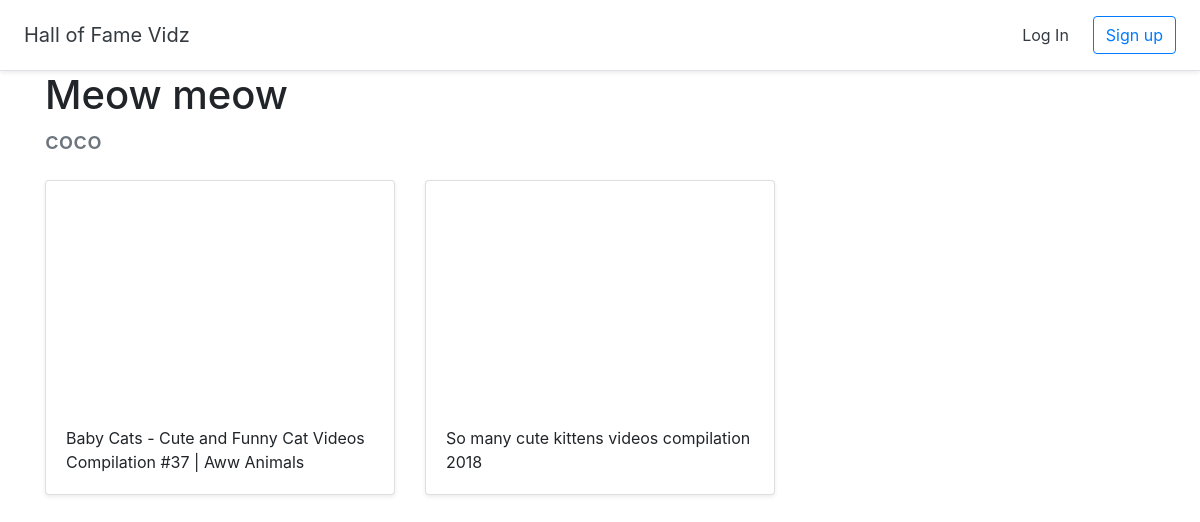
Page /halloffame/1 on the earlier database version.
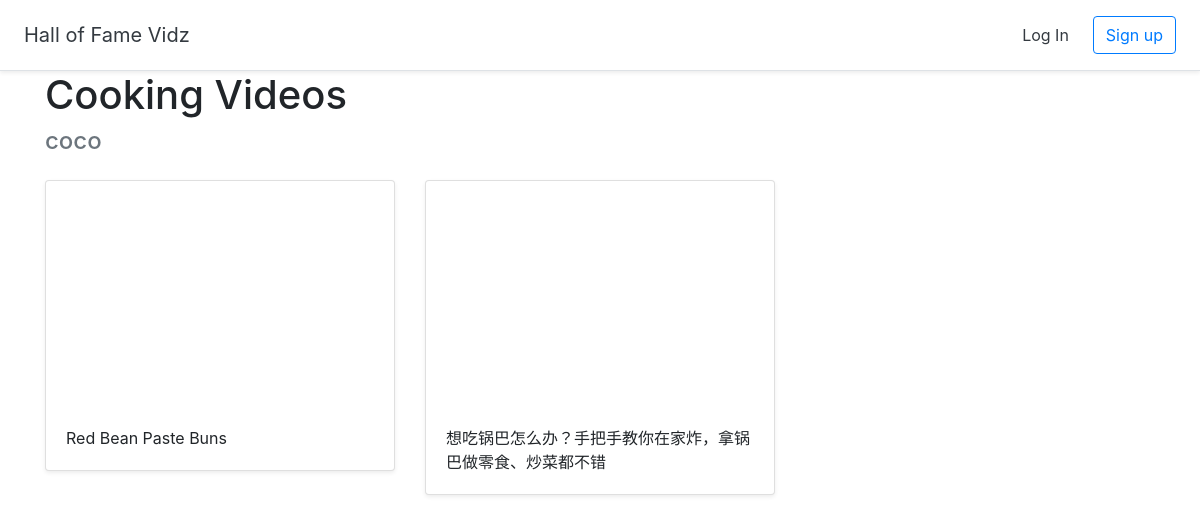
Same page on the later database version.
### halls/models.py (models this page shows, shortened)
class Hall(models.Model):
    title = models.CharField(max_length=255)
    user = models.ForeignKey(User, on_delete=models.CASCADE)

class Video(models.Model):
    title = models.CharField(max_length=255)
    url = models.URLField()
    youtube_id = models.CharField(max_length=255)
    hall = models.ForeignKey(Hall, on_delete=models.CASCADE)

### halls/views.py (the view)
# urls.py: path('halloffame/<int:pk>', views.DetailHall.as_view(), name='detail_hall'),
class DetailHall(generic.DetailView):
    model = Hall
    template_name = 'halls/detail_hall.html'

### halls/templates/halls/detail_hall.html (shortened to what this page needs)
{% extends 'halls/base.html' %}
{% block content %}
<div class="container">
<h1>{{ hall.title }}</h1>
<h4 class="text-muted">{{ hall.user.username }}</h4>
    <div class="row">
        {% for video in hall.video_set.all %}
        <div class="col-md-4 mt-3">
            <div class="card mb-4 shadow-sm">
        <iframe width="100%" height="225" src="https://www.youtube.com/embed/{{video.youtube_id}}" frameborder="0" allow="accelerometer; autoplay; encrypted-media; gyroscope; picture-in-picture" allowfullscreen></iframe>
        <div class="card-body">
            <p class="card-text">{{ video.title }}</p>
        </div>
        </div>
        </div>
        {% endfor %}
    </div>
</div>
{% endblock %}

Differences in the rows shown:
removed Video: title "So many cute kittens videos compilation 2018"
changed Hall "coco": title "Meow meow" → "Cooking Videos"
added Video: title "Red Bean Paste Buns"
changed Video: title "Baby Cats - Cute and Funny Cat Videos Compilation #37 | Aww Animals" → "想吃锅巴怎么办？手把手教你在家炸，拿锅巴做零食、炒菜都不错"
